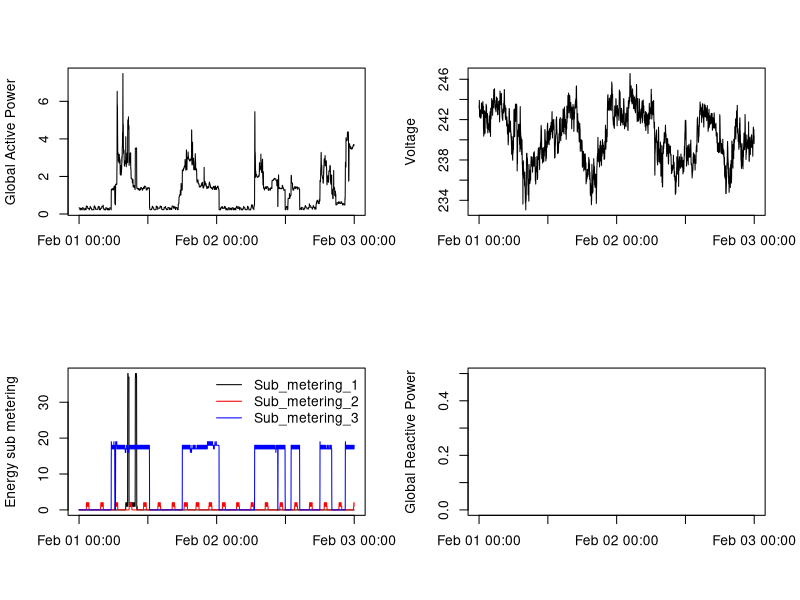

Here is the R script that generated this plot:
library(lubridate)
library(dplyr)

PowerConsumption = read.csv('./Data/PowerConsumption.csv', stringsAsFactors = F)
PowerConsumption = mutate(PowerConsumption, DateTime = ymd_hms(DateTime))

# Plot 4
png('plot4.png', 480, 480)
par(mfrow = c(2,2))
plot(PowerConsumption$DateTime, PowerConsumption$Global_active_power,
     type = 'l', xlab = '', ylab = 'Global Active Power')
plot(PowerConsumption$DateTime, PowerConsumption$Voltage,
     type = 'l', xlab = '', ylab = 'Voltage')
with(PowerConsumption, c(plot(DateTime, Sub_metering_1, ylab = 'Energy sub metering', xlab = '', type = 'l'),
                         lines(DateTime, Sub_metering_2, col = 'red'),
                         lines(DateTime, Sub_metering_3, col = 'blue'),
                         legend('topright', col = c('black', 'red', 'blue'),
                                legend = c('Sub_metering_1','Sub_metering_2','Sub_metering_3' ),
                                lty = 'solid', bty = 'n')))
plot(PowerConsumption$DateTime, PowerConsumption$Global_reactive_power,
     type = 'l', xlab = '', ylab = 'Global Reactive Power', lwd = 0.001)
dev.off()